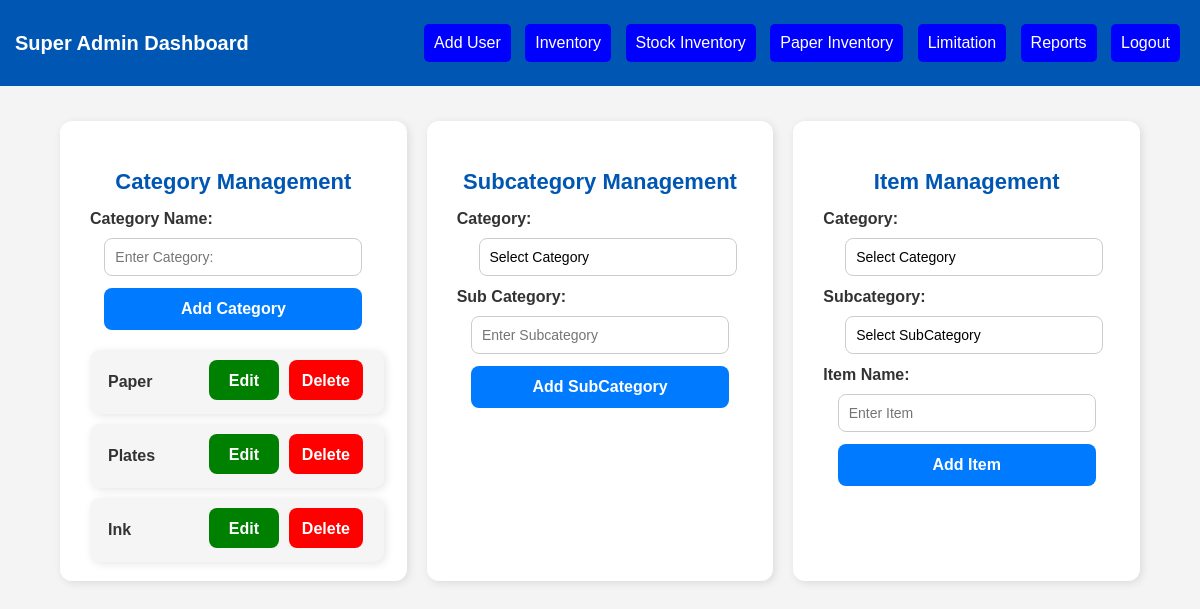
/dashboards/super_inventory.php, run on the app's committed database.
### tables this page shows
CREATE TABLE `inventory_categories` (
  `id` int NOT NULL,
  `category_name` varchar(255) NOT NULL
);

### dashboards/super_inventory.php (the view, shortened to what this page needs)
<?php
include '../database/db_connect.php';
$alert_message = "";
$categories = $conn->query("SELECT * FROM inventory_categories");
?>
<!DOCTYPE html>
<html lang="en">
<head>
    <link rel="stylesheet" href="../css/style.css">
</head>
<body onload="showAlert('<?php echo $alert_message; ?>')">
    <div class="navbar">
        <h2 class="brand">Super Admin Dashboard</h2>
        <div class="nav-buttons">
            <button onclick="location.href='../dashboards/add_user.php'">Add User</button>
            <button onclick="location.href='../dashboards/super_inventory.php'">Inventory</button>
            <button onclick="location.href='../dashboards/stock_inventory.php'">Stock Inventory</button>
            <button onclick="location.href='../dashboards/paper_inventory.php'">Paper Inventory</button>
            <button onclick="location.href='../dashboards/set_balance_limits.php'">Limitation</button>
            <button onclick="location.href='../dashboards/reports.php'">Reports</button>
            <button onclick="location.href='../auth/logout.php'">Logout</button>
        </div>
    </div>
    <div class="inventory-container">
        <div class="inventory-box">
            <h2>Category Management</h2>
            <form action="super_inventory.php" method="POST">
                <label>Category Name:</label>
                <input type="text" id="category_name" name="category_name" placeholder="Enter Category:" required>
                <button type="submit" id="category_submit" name="add_category">Add Category</button>
            </form>
            <div class="category-list">
                <?php while ($row = $categories->fetch_assoc()) { ?>
                    <div class="category-card">
                        <p><?php echo $row['category_name']; ?></p>
                        <button class="edit-btn" style="width:70px;height:40px;background-color:green;" onclick="editCategory(<?php echo $row['id']; ?>, '<?php echo htmlspecialchars($row['category_name']); ?>')">Edit</button>
                        <form action="super_inventory.php" method="POST" style="display:inline;">
                            <button class="delete-btn" style="height:40px;background-color:red;" type="submit" name="delete_category" onclick="return confirm('Are you sure?')">Delete</button>
                        </form>
                    </div>
                <?php } ?>
            </div>
        </div>
    <div class="inventory-box">
        <h2>Subcategory Management</h2>
        <form action="super_inventory.php" method="POST">
            <label>Category:</label>
            <select id="subcategoryCategoryDropdown" name="category_id" onchange="fetchSubcategorySubcategories()" required>
                <option value="">Select Category</option>
            </select>
            <label>Sub Category:</label>
            <input type="text" id="subcategory_name" name="subcategory_name" required placeholder="Enter Subcategory">
            <button type="submit" id="subcategory_submit" name="add_subcategory">Add SubCategory</button>
        </form>
    </div>
    <div class="inventory-box">
            <h2>Item Management</h2>
            <form action="super_inventory.php" method="POST">
                <label>Category:</label>
                <select id="categoryDropdown" name="category_id" onchange="fetchItemSubcategories()" required>
                    <option value="">Select Category</option>
                </select>
                <label>Subcategory:</label>
                <select id="subcategoryDropdown" name="subcategory_id" placeholder="Select SubCategory" required><option value="">Select SubCategory</option></select>
                <label>Item Name:</label>
                <input type="text" name="item_name" placeholder="Enter Item" required>
                <button type="submit" name="add_item">Add Item</button>
            </form>
        </div>
    </div>
</body>
</html>

### css/style.css (style rules this page uses)
body { font-family: Arial, sans-serif; margin: 0; padding: 0; background-color: #f4f4f4; text-align: center; }
.navbar { background-color: #0056b3; padding: 15px; display: flex; justify-content: space-between; align-items: center; color: white; }
.navbar .brand { font-size: 20px; font-weight: bold; }
.nav-buttons button { background-color: blue; color: white; padding: 10px; margin: 5px; border: none; cursor: pointer; font-size: 16px; border-radius: 5px; }
select { width: 100%; max-width: 94%; margin-left: 15px; padding: 12px; font-size: 16px; border: 1px solid #ccc; border-radius: 6px; background-color: white; appearance: none; }
.edit-btn, .delete-btn { border: none; padding: 8px 15px; border-radius: 5px; cursor: pointer; font-size: 14px; margin: 5px; width:auto; }
.edit-btn { background-color: green; color: white; height:32px; }
.delete-btn { background-color: red; color: white; height:32px; }
.delete-btn { width:auto; background: red; color: white; border: none; padding: 5px 10px; cursor: pointer; border-radius: 5px; }
.inventory-container { display: flex; flex-direction: row; justify-content: space-evenly; align-items: stretch; width: 90%; margin: 15px auto; gap: 20px; flex-wrap: nowrap; overflow-x: auto; padding: 20px; }
.inventory-box { flex: 1; width: 32%; padding: 30px; background: white; border-radius: 12px; box-shadow: 2px 2px 8px rgba(0, 0, 0, 0.1); text-align: center; height: 400px; overflow-y: auto; }
.inventory-box h2 { font-size: 22px; font-weight: bold; color: #0056b3; margin-bottom: 15px; }
.inventory-box label { display: block; font-size: 16px; font-weight: bold; margin-bottom: 5px; color: #333; text-align: left; }
.inventory-box input, .inventory-box select { width: 90%; padding: 10px; font-size: 14px; border: 1px solid #ccc; border-radius: 8px; margin-bottom: 12px; box-sizing: border-box; }
.inventory-box button { width: 90%; padding: 12px; font-size: 16px; font-weight: bold; background: #007bff; color: white; border: none; border-radius: 8px; cursor: pointer; margin-bottom: 10px; }
.category-list { display: flex; flex-direction: column; }
.category-card { margin-top: 10px; display: flex; align-items: center; justify-content: space-between; background: #f5f5f5; padding: 12px 18px; border-radius: 10px; box-shadow: 2px 2px 8px rgba(0, 0, 0, 0.1); width: 90%; height: 40px; }
.category-card p { flex: 2; text-align: left; font-weight: bold; color: #333; margin: 0; }
select, input { margin-top: 5px; }

### data on the page
inventory_categories: category_name "Paper"
inventory_categories: category_name "Plates"
inventory_categories: category_name "Ink"
